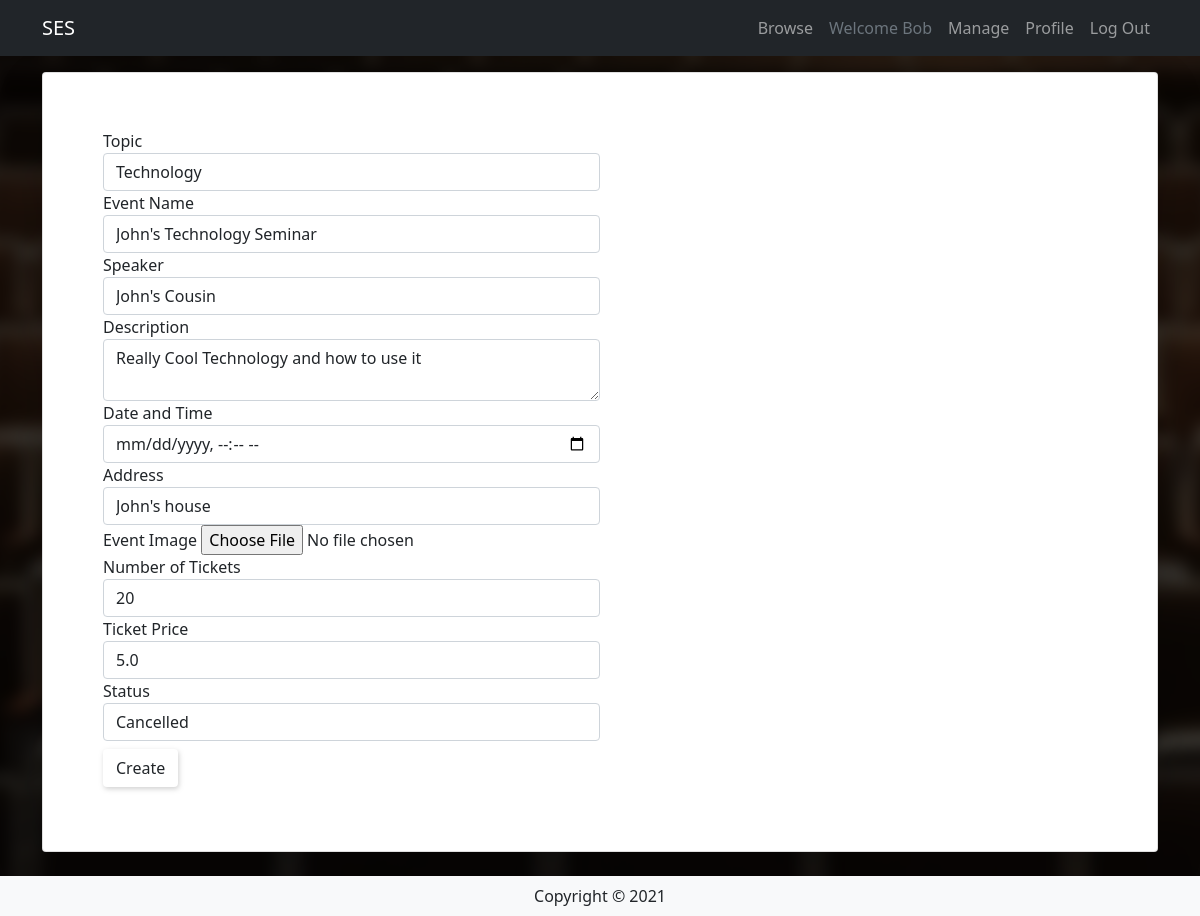
/manage/edit/2 (signed in), run on the app's committed database.
### event/models.py (models this page shows, shortened)
class User(db.Model, UserMixin):
    __tablename__ = 'users'
    id = db.Column(db.Integer, primary_key=True)
    name = db.Column(db.String(100), nullable=False)
    emailid = db.Column(db.String(100), nullable=False, unique=True)
    phonenum = db.Column(db.Integer, nullable=True, unique=True)
    address = db.Column(db.String(100), nullable=True)
    password_hash = db.Column(db.String(225), nullable=False)
    events = db.relationship('Event', backref='user')
    comments = db.relationship('Comment', backref='user')
    orders = db.relationship('Orders', backref='user')

class Event(db.Model):
    __tablename__ = 'events'
    id = db.Column(db.Integer, primary_key=True)
    topic = db.Column(db.Enum("Business", "Mental Health",
                      "Technology", name="topic"))
    name = db.Column(db.String(80))
    speaker = db.Column(db.String(80))
    description = db.Column(db.String(200))
    dateTime = db.Column(db.DateTime, default=datetime.now())
    address = db.Column(db.String(200))
    image = db.Column(db.String(400))
    tickets = db.Column(db.Integer)
    price = db.Column(db.Float)
    status = db.Column(db.Enum('Upcoming', 'Cancelled',
                       'Inactive', 'Booked', name="status"), default='Upcoming')
    user_id = db.Column(db.Integer, db.ForeignKey('users.id'))
    comments = db.relationship('Comment', backref='event')
    orders = db.relationship('Orders', backref='event')

### event/manage.py (the view, shortened to what this page needs)
@managebp.route('/edit/<id>', methods=['GET', 'POST'])
def edit(id):  # attempted to add creating user to databse
    print('Method type: ', request.method)
    event = Event.query.filter_by(id=id).first()
    form = EventForm(obj=event)
    return render_template('/events/event-manage.html', form=form)

### event/__init__.py (called while the page is built)
def create_app():
    app = Flask(__name__)
    boostrap = Bootstrap(app)
    app.secret_key = 'somerandomvalue'
    app.config['SQLALCHEMY_DATABASE_URI'] = 'sqlite:///seminar.sqlite'
    db.init_app(app)
    login_manager = LoginManager()
    login_manager.login_view = 'auth.login'
    login_manager.init_app(app)
    from .models import User  # importing here to avoid circular references
    @login_manager.user_loader
    def load_user(user_id):
        return User.query.get(int(user_id))
    from . import views
    app.register_blueprint(views.mainbp)
    from . import manage
    app.register_blueprint(manage.managebp)
    from . import details
    app.register_blueprint(details.detailsbp)
    from . import profile
    app.register_blueprint(profile.profilebp)
    from . import auth
    app.register_blueprint(auth.bp)
    return app

### event/templates/events/event-manage.html (shortened to what this page needs)
{% extends "base.html" %}
{% import "bootstrap/wtf.html" as wtf %}
{% block content %}
<section class="hero details">
  <div class="my-3 container  w-100 justify-content-center align-items-center">
    <div class="p-5-sm p-0 jumbo text-dark text-start">
      <div class="card p-md-5 p-sm-3 p-1 mb-4 shadow-lg rounded cover">
        <div class="container-fluid">
          <div class="col-md-6 ml-5">
            {{wtf.quick_form(form)}}
          </div>
        </div>
      </div>
    </div>
  </div>
</section>
{% endblock %}

### event/templates/base.html (shortened to what this page needs)
<html>
<head>
    <link href="https://cdn.jsdelivr.net/npm/bootstrap@5.0.0-beta3/dist/css/bootstrap.min.css" rel="stylesheet"
>
    <link rel="stylesheet" href="{{ url_for('static',filename='css/style.css') }}">
</head>
<body>
    <header>
        <nav class="navbar navbar-expand-lg navbar-dark dark sticky-top">
            <div class="container">
                <a href="{{url_for('main.index')}}" class="navbar-brand">
                    SES
                </a>
                <div class="collapse navbar-collapse justify-content-end" id="navbarSupportedContent">
                    <div class="navbar-nav ml-auto">
                        <a class="nav-item nav-link" href="{{url_for('main.index', _anchor='event-browse')}}">Browse</a>
                        {% if current_user.is_authenticated %}
                        <a class="nav-item nav-link disabled text-muted" href="#">Welcome {{current_user.name}}</a>
                        <a class="nav-item nav-link" href="{{url_for('manage.show', id = current_user.id)}}">Manage</a>
                        <a class="nav-item nav-link" href="{{url_for('profile.show', id = current_user.id)}}">Profile</a>
                        <a class="nav-item nav-link" href="{{ url_for('auth.logout') }}">Log Out</a>
                        {% else %}
                        <a class="nav-item nav-link" href="{{url_for('auth.login') }}">Log In</a>
                        <a class="nav-item nav-link" href="{{url_for('auth.register') }}">Register</a>
                        {% endif %}
                    </div>
                </div>
            </div>
        </nav>
    </header>
    <main>
        {% block content %}
        {% endblock %}
    </main>
    <footer class="footer">
        <div class="text-center py-2 bg-light">
            <span class="text-dark">Copyright &copy; 2021</span>
        </div>
    </footer>
</body>
</html>

### event/static/css/style.css (style rules this page uses)
.btn-default { margin-top: 0.5em !important; box-shadow: 1px 2px 5px #8080805c; }
body { margin: 0; }
.dark { background: #212529 !important; }
.jumbo { color: white; text-align: center; position: relative; }
section.hero { position: relative; overflow: hidden; }
.jumbo { animation-duration: 2s; animation-timing-function: ease-in-out; animation-delay: 0s; animation-name: FadeIn; }

### data on the page
User: name "Bob"
Event: topic "Technology", name "John's Technology Seminar", speaker "John's Cousin", description "Really Cool Technology and how to use it", address "John's house", tickets "20", price "5.0", status "Cancelled"
